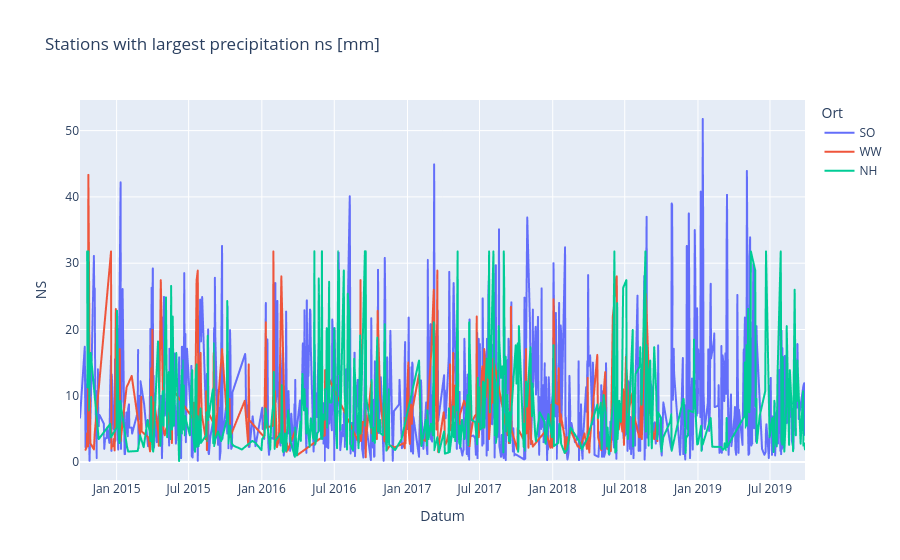

Notebook code for this chart:
### Code cell
import plotly.express as px

fig = px.line(df_c, 
                 x="Datum", 
                 y="NS", 
                 color="Ort",
                 title="Stations with largest precipitation ns [mm] ")

fig.show()

### Figure 1 — Plotly figure (JSON) as saved in the notebook; plotly's stock layout.template omitted (floating-point values rounded to 4 significant figures; data arrays with more than 128 entries replaced by an {"elided": "..."} marker saying what was removed)
{"data": [{"hovertemplate": "Ort=SO<br>Datum=%{x}<br>NS=%{y}<extra></extra>", "legendgroup": "SO", "line": {"color": "#636efa", "dash": "solid"}, "marker": {"symbol": "circle"}, "mode": "lines", "name": "SO", "showlegend": true, "type": "scattergl", "x": {"elided": "833 str values"}, "xaxis": "x", "y": {"elided": "833 float values"}, "yaxis": "y"}, {"hovertemplate": "Ort=WW<br>Datum=%{x}<br>NS=%{y}<extra></extra>", "legendgroup": "WW", "line": {"color": "#EF553B", "dash": "solid"}, "marker": {"symbol": "circle"}, "mode": "lines", "name": "WW", "showlegend": true, "type": "scattergl", "x": {"elided": "286 str values"}, "xaxis": "x", "y": {"elided": "286 float values"}, "yaxis": "y"}, {"hovertemplate": "Ort=NH<br>Datum=%{x}<br>NS=%{y}<extra></extra>", "legendgroup": "NH", "line": {"color": "#00cc96", "dash": "solid"}, "marker": {"symbol": "circle"}, "mode": "lines", "name": "NH", "showlegend": true, "type": "scattergl", "x": {"elided": "442 str values"}, "xaxis": "x", "y": {"elided": "442 float values"}, "yaxis": "y"}], "layout": {"legend": {"title": {"text": "Ort"}, "tracegroupgap": 0}, "title": {"text": "Stations with largest precipitation ns [mm] "}, "xaxis": {"anchor": "y", "domain": [0, 1], "title": {"text": "Datum"}}, "yaxis": {"anchor": "x", "domain": [0, 1], "title": {"text": "NS"}}}}
